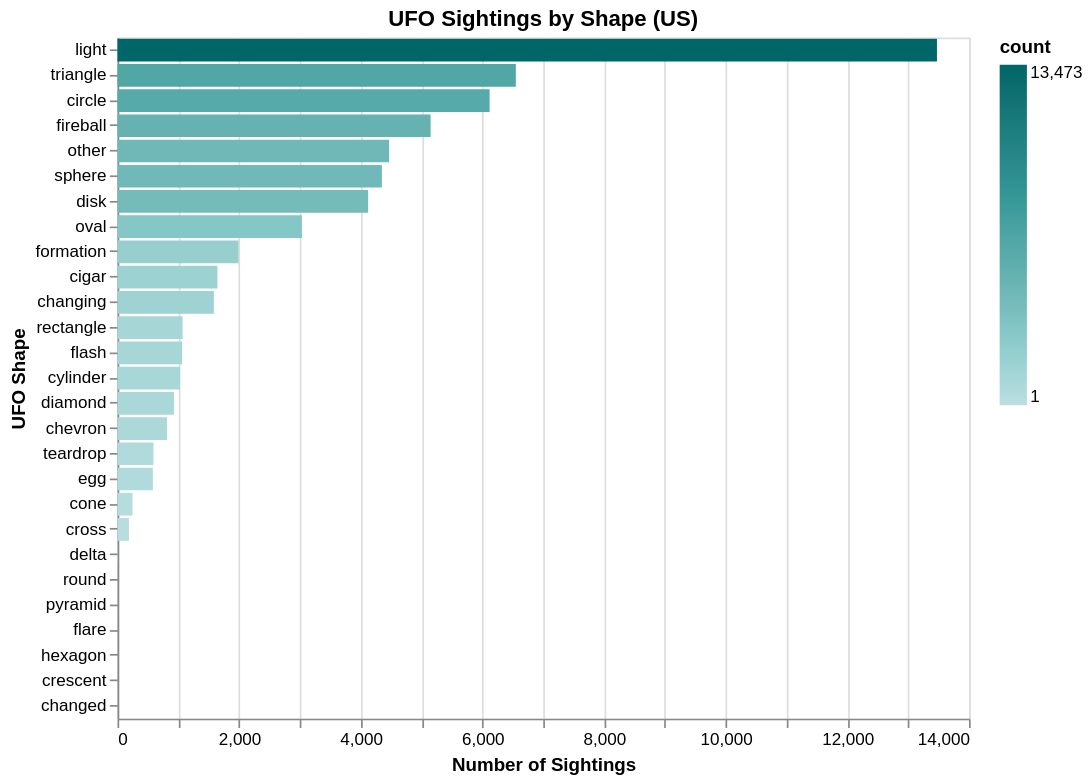

Notebook cell for this chart:
### Code cell
alt.data_transformers.disable_max_rows()

shape_counts = df_us['shape'].value_counts().reset_index()
shape_counts.columns = ['shape', 'count']

selection = alt.selection_point(fields=['shape'])

chart1 = alt.Chart(shape_counts).mark_bar().encode(
    x=alt.X('count:Q', title='Number of Sightings'),
    y=alt.Y('shape:N', sort='-x', title='UFO Shape'),
    color=alt.condition(selection, 
                        alt.Color('count:Q', scale=alt.Scale(scheme='teals')), 
                        alt.value('lightgray')),
    tooltip=['shape:N', 'count:Q']
).add_params(
    selection
).properties(
    title='UFO Sightings by Shape (US)',
    width=500,
    height=400
)

chart1

### Figure 1 — Vega-Lite specification as saved in the notebook (floating-point values rounded to 4 significant figures)
{"config": {"view": {"continuousWidth": 300, "continuousHeight": 300}}, "data": {"name": "data-a82744f7f80d5c0111312f8e1aac1ab9"}, "mark": {"type": "bar"}, "encoding": {"color": {"condition": {"param": "param_692247391f14f692", "field": "count", "scale": {"scheme": "teals"}, "type": "quantitative"}, "value": "lightgray"}, "tooltip": [{"field": "shape", "type": "nominal"}, {"field": "count", "type": "quantitative"}], "x": {"field": "count", "title": "Number of Sightings", "type": "quantitative"}, "y": {"field": "shape", "sort": "-x", "title": "UFO Shape", "type": "nominal"}}, "height": 400, "params": [{"name": "param_692247391f14f692", "select": {"type": "point", "fields": ["shape"]}}], "title": "UFO Sightings by Shape (US)", "width": 500, "$schema": "https://vega.github.io/schema/vega-lite/v6.1.0.json", "datasets": {"data-a82744f7f80d5c0111312f8e1aac1ab9": [{"shape": "light", "count": 13473}, {"shape": "triangle", "count": 6549}, {"shape": "circle", "count": 6118}, {"shape": "fireball", "count": 5148}, {"shape": "other", "count": 4466}, {"shape": "sphere", "count": 4347}, {"shape": "disk", "count": 4121}, {"shape": "oval", "count": 3032}, {"shape": "formation", "count": 1990}, {"shape": "cigar", "count": 1643}, {"shape": "changing", "count": 1584}, {"shape": "rectangle", "count": 1070}, {"shape": "flash", "count": 1062}, {"shape": "cylinder", "count": 1027}, {"shape": "diamond", "count": 928}, {"shape": "chevron", "count": 815}, {"shape": "teardrop", "count": 592}, {"shape": "egg", "count": 581}, {"shape": "cone", "count": 247}, {"shape": "cross", "count": 188}, {"shape": "delta", "count": 6}, {"shape": "round", "count": 2}, {"shape": "pyramid", "count": 1}, {"shape": "flare", "count": 1}, {"shape": "hexagon", "count": 1}, {"shape": "crescent", "count": 1}, {"shape": "changed", "count": 1}]}}
